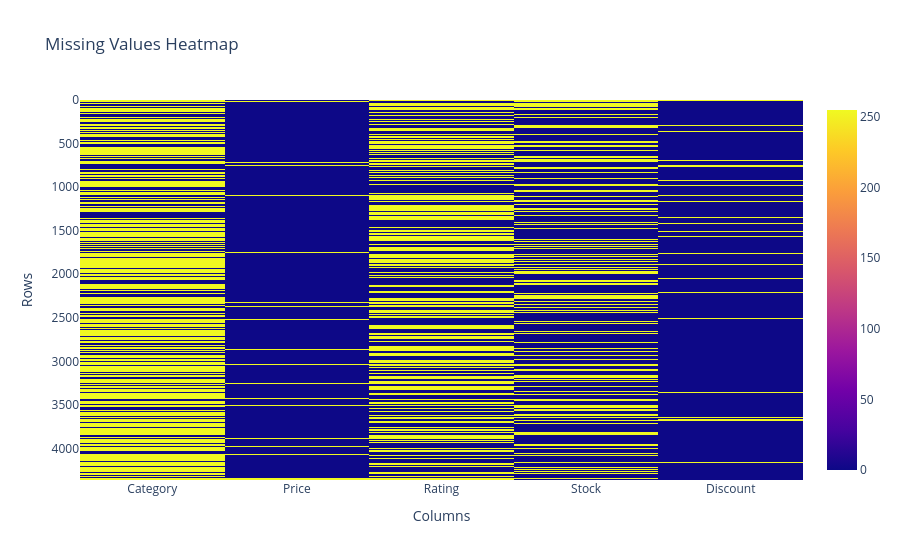

Source (notebook cell):
### Markdown cell above
## Task-3 Visualize the missing Data

### Code cell
missing_df=df.isnull()
fig=px.imshow(
    missing_df,
    aspect="auto",
    title="Missing Values Heatmap")
fig.update_layout(
    xaxis_title="Columns",
    yaxis_title="Rows")
fig.show()

### Figure 1 — Plotly figure (JSON) as saved in the notebook; plotly's stock layout.template omitted (floating-point values rounded to 4 significant figures; data arrays with more than 128 entries replaced by an {"elided": "..."} marker saying what was removed)
{"data": [{"coloraxis": "coloraxis", "hovertemplate": "x: %{x}<br>y: %{y}<br>color: %{z}<extra></extra>", "name": "0", "type": "heatmap", "x": ["Category", "Price", "Rating", "Stock", "Discount"], "xaxis": "x", "y": {"elided": "4362 int values"}, "yaxis": "y", "z": {"elided": "4362x5 int values"}}], "layout": {"coloraxis": {"colorscale": [[0, "#0d0887"], [0.1111, "#46039f"], [0.2222, "#7201a8"], [0.3333, "#9c179e"], [0.4444, "#bd3786"], [0.5556, "#d8576b"], [0.6667, "#ed7953"], [0.7778, "#fb9f3a"], [0.8889, "#fdca26"], [1, "#f0f921"]]}, "title": {"text": "Missing Values Heatmap"}, "xaxis": {"anchor": "y", "domain": [0, 1], "title": {"text": "Columns"}}, "yaxis": {"anchor": "x", "autorange": "reversed", "domain": [0, 1], "title": {"text": "Rows"}}}}
